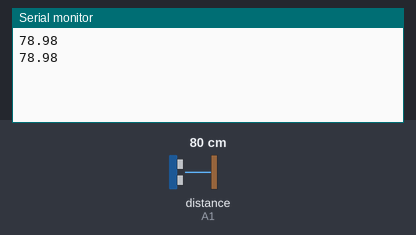
The sketch below on a simulated Arduino Uno, built with avr-gcc and run on an emulated ATmega328P. Shown: the last lines printed to the serial monitor. Wiring (inferred from the names in the program): ultrasonic range finder: trigger A2; echo A1. The test bench sets the inputs (shaded band); at power-on: distance to the obstacle (sensor on A1) 80 cm. The echo pulse lasts 58.3 µs per cm.

Above: at 1.8 s.
1.9 s: distance to the obstacle (sensor on A1) set to 2 cm
At 2.8 s:
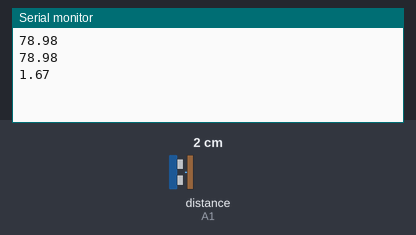
3.4 s: distance to the obstacle (sensor on A1) set to 4 cm
At 4.8 s:
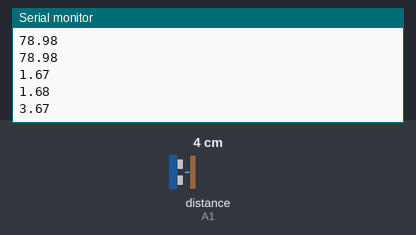
Timing chart, 0 to 6.4 s (numbered marks = the images above; inputs shaded):
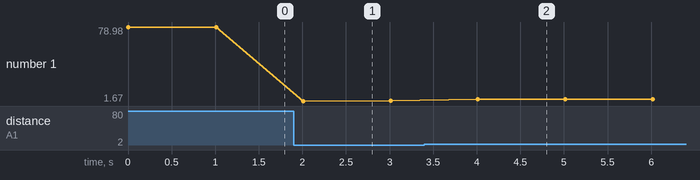

Measured:
- after the input at 1.9 s, the serial monitor: prints a new line after 0.11 s (image 1)
- after the input at 3.4 s, the serial monitor: prints a new line after 0.61 s (image 2)
- plotted number 1: 78.98 → 1.68 after the input at 1.9 s, 1.68 → 3.67 after the input at 3.4 s

The sketch:

US.ino
```cpp
#define Echo A1
#define Trig A2
float hieght = 1.5;

void setup() {
  pinMode(Echo, INPUT);
  pinMode(Trig, OUTPUT);
  Serial.begin(9600);
  digitalWrite(Trig,LOW);
}

void loop() {
  Serial.println(readUS());
  delay(1000);
}

float readUS(){
  digitalWrite(Trig, LOW);
  delayMicroseconds(2);
  digitalWrite(Trig, HIGH);
  delayMicroseconds(10);
  digitalWrite(Trig, LOW);
  int val = pulseIn(Echo, HIGH);
  return (val*0.034/2);
}

float getLevel(){
  return ((hieght-readUS())/hieght*100);
}
```
